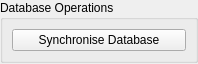
<?xml version="1.0" encoding="UTF-8"?>
<ui version="4.0">
 <class>Database_Operations_Form</class>
 <widget class="QWidget" name="Database_Operations_Form">
  <property name="geometry">
   <rect>
    <x>0</x>
    <y>0</y>
    <width>198</width>
    <height>64</height>
   </rect>
  </property>
  <property name="windowTitle">
   <string>Database Operations</string>
  </property>
  <layout class="QGridLayout" name="Database_Operations_Form_gridLayout">
   <property name="margin">
    <number>0</number>
   </property>
   <item row="0" column="0">
    <widget class="QGroupBox" name="Database_Operations_groupBox">
     <property name="maximumSize">
      <size>
       <width>16777215</width>
       <height>64</height>
      </size>
     </property>
     <property name="title">
      <string>Database Operations</string>
     </property>
     <layout class="QGridLayout" name="Database_Operations_groupBox_gridLayout">
      <property name="sizeConstraint">
       <enum>QLayout::SetMaximumSize</enum>
      </property>
      <item row="0" column="0">
       <widget class="QPushButton" name="Synchronize_Database_pushButton">
        <property name="statusTip">
         <string>Synchronize Database Push Button: Forces Database synchronization.</string>
        </property>
        <property name="text">
         <string>Synchronise Database</string>
        </property>
       </widget>
      </item>
     </layout>
    </widget>
   </item>
  </layout>
 </widget>
 <resources/>
 <connections/>
</ui>
